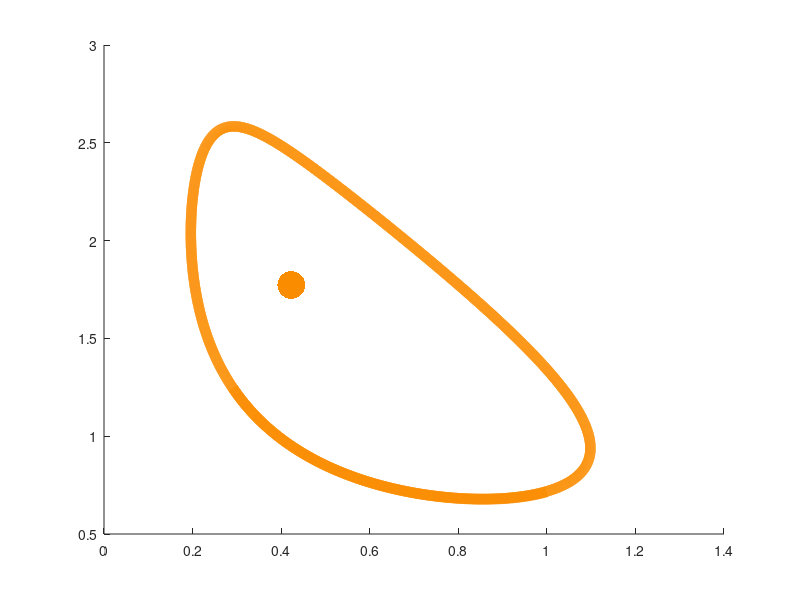

MATLAB code to generate this figure: (Note: this script raises an error after producing the figure.)
% stream plot of Selkov model of glycolysis in paper, before + after affine map
close all; clear all;
traj_green = [6, 92, 74]/255; 
traj_linewidth = 2; 
ss_orange = [250, 140, 0]/255; 
ss_MarkerSize = 60; 
osc_linewidth = 7.5;


% phase portraits of the reversible Selkov model: 
density = 0.6;      % density displayed
hhstream = 0.01;    % stepsize in t
C = 1;              % scaling of dx/dt and dy/dt for resolution of plot
gridsize = [0,2.75];

tt = gridsize(1):hhstream:gridsize(2);
[XX,YY] = meshgrid(tt, tt); 

Source_Mtx = [0,0;
        0,1;
        0,1;
        1,0;
        1,0;
        0,0
        2,1;
        3,0];
Target_Cplx = [0,1;
        0,0;
        1,0;
        0,1;
        0,0;
        1,0
        3,0;
        2,1];
Rxn_Vect = Target_Cplx - Source_Mtx; 
k = [0.5; 0.1;0.01;0.01;1;0.1;1;0.1]; 

ddx = zeros(size(XX));
ddy = zeros(size(XX));
for i = 1:length(Rxn_Vect(:,1))
    ddx = ddx + k(i)*(XX.^(Source_Mtx(i,1))).*(YY.^(Source_Mtx(i,2))).*Rxn_Vect(i,1); 
    ddy = ddy + k(i)*(XX.^(Source_Mtx(i,1))).*(YY.^(Source_Mtx(i,2))).*Rxn_Vect(i,2); 
end
ddx = C*ddx; 
ddy = C*ddy; 
u = ddx; v = ddy;

figure
hold on;  plot(0.423,1.773, '.', 'MarkerSize', ss_MarkerSize, 'Color', ss_orange); hold off;  %s.s.
h_orbit = streamline(XX,YY, u,v, 1, 0.715);
set(h_orbit,'Color', ss_orange, 'LineWidth', osc_linewidth)

h = streamslice(XX,YY, u,v, density);
set(h,'Color', traj_green, 'LineWidth', traj_linewidth)
axis([gridsize, gridsize]);
set(gca,'XTick',[], 'YTick', [])



% phase portraits of the reversible Selkov model *AFTER* rotating by pi/3: 

angle_rotate = pi/3; 
A = [cos(angle_rotate), -sin(angle_rotate); 
        sin(angle_rotate), cos(angle_rotate)];
for i = 1:length(Rxn_Vect(:,1))
    Source_Mtx(i,:) = A*Source_Mtx(i,:)'; 
    Target_Cplx(i,:) = A*Target_Cplx(i,:)'; 
end
Rxn_Vect = Target_Cplx - Source_Mtx; 


ddx = zeros(size(XX));
ddy = zeros(size(XX));
for i = 1:length(Rxn_Vect(:,1))
    ddx = ddx + k(i)*(XX.^(Source_Mtx(i,1))).*(YY.^(Source_Mtx(i,2))).*Rxn_Vect(i,1); 
    ddy = ddy + k(i)*(XX.^(Source_Mtx(i,1))).*(YY.^(Source_Mtx(i,2))).*Rxn_Vect(i,2); 
end
ddx = C*ddx; 
ddy = C*ddy; 
u = ddx; v = ddy;

figure
h = streamslice(XX,YY, u,v, density);
set(h,'Color', traj_green, 'LineWidth', traj_linewidth)
axis([gridsize, gridsize]);
set(gca,'XTick',[], 'YTick', [])

% steady states: 
A_inv = inv(A);
    old_ss = [0.423,1.773]; 
    new_ss_x = old_ss(1)^(A_inv(1,1))*old_ss(2)^(A_inv(2,1)); 
    new_ss_y = old_ss(1)^(A_inv(1,2))*old_ss(2)^(A_inv(2,2)); 
hold on;  
plot(new_ss_x, new_ss_y, '.', 'MarkerSize', ss_MarkerSize, 'Color', ss_orange); hold off;  %s.s.
